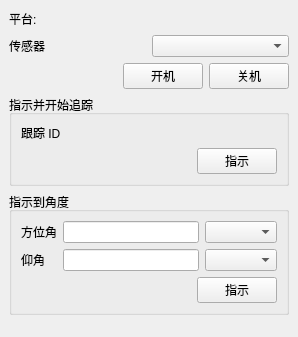
<?xml version="1.0" encoding="UTF-8"?>
<ui version="4.0">
 <class>DockWidget</class>
 <widget class="QDockWidget" name="DockWidget">
  <property name="geometry">
   <rect>
    <x>0</x>
    <y>0</y>
    <width>298</width>
    <height>337</height>
   </rect>
  </property>
  <property name="windowTitle">
   <string>传感器控制器</string>
  </property>
  <widget class="QWidget" name="dockWidget">
   <layout class="QVBoxLayout" name="verticalLayout_2">
    <item>
     <layout class="QHBoxLayout" name="horizontalLayout_5">
      <item>
       <widget class="QLabel" name="label_4">
        <property name="text">
         <string>平台:</string>
        </property>
       </widget>
      </item>
      <item>
       <spacer name="horizontalSpacer_3">
        <property name="orientation">
         <enum>Qt::Horizontal</enum>
        </property>
        <property name="sizeHint" stdset="0">
         <size>
          <width>40</width>
          <height>20</height>
         </size>
        </property>
       </spacer>
      </item>
      <item>
       <widget class="QLabel" name="platformLabel">
        <property name="text">
         <string/>
        </property>
       </widget>
      </item>
     </layout>
    </item>
    <item>
     <layout class="QHBoxLayout" name="horizontalLayout_2">
      <item>
       <widget class="QLabel" name="label">
        <property name="text">
         <string>传感器</string>
        </property>
       </widget>
      </item>
      <item>
       <widget class="QComboBox" name="sensorComboBox"/>
      </item>
     </layout>
    </item>
    <item>
     <layout class="QHBoxLayout" name="horizontalLayout_3">
      <item>
       <spacer name="horizontalSpacer_2">
        <property name="orientation">
         <enum>Qt::Horizontal</enum>
        </property>
        <property name="sizeHint" stdset="0">
         <size>
          <width>40</width>
          <height>20</height>
         </size>
        </property>
       </spacer>
      </item>
      <item>
       <widget class="QPushButton" name="turnOnPushButton">
        <property name="text">
         <string>开机</string>
        </property>
       </widget>
      </item>
      <item>
       <widget class="QPushButton" name="turnOffPushButton">
        <property name="text">
         <string>关机</string>
        </property>
       </widget>
      </item>
     </layout>
    </item>
    <item>
     <widget class="QGroupBox" name="trackGroupBox">
      <property name="title">
       <string>指示并开始追踪</string>
      </property>
      <property name="checkable">
       <bool>false</bool>
      </property>
      <layout class="QVBoxLayout" name="verticalLayout_3">
       <item>
        <layout class="QHBoxLayout" name="horizontalLayout_4">
         <item>
          <widget class="QLabel" name="label_5">
           <property name="text">
            <string>跟踪 ID</string>
           </property>
          </widget>
         </item>
         <item>
          <widget class="wkf::TrackWidget" name="trackSelector" native="true"/>
         </item>
        </layout>
       </item>
       <item>
        <layout class="QHBoxLayout" name="horizontalLayout_6">
         <item>
          <spacer name="horizontalSpacer_4">
           <property name="orientation">
            <enum>Qt::Horizontal</enum>
           </property>
           <property name="sizeHint" stdset="0">
            <size>
             <width>40</width>
             <height>20</height>
            </size>
           </property>
          </spacer>
         </item>
         <item>
          <widget class="QPushButton" name="cueToTrackPushButton">
           <property name="text">
            <string>指示</string>
           </property>
          </widget>
         </item>
        </layout>
       </item>
      </layout>
     </widget>
    </item>
    <item>
     <widget class="QGroupBox" name="angleGroupBox">
      <property name="title">
       <string>指示到角度</string>
      </property>
      <property name="checkable">
       <bool>false</bool>
      </property>
      <layout class="QVBoxLayout" name="verticalLayout">
       <item>
        <layout class="QGridLayout" name="gridLayout">
         <item row="0" column="0">
          <widget class="QLabel" name="label_2">
           <property name="text">
            <string>方位角</string>
           </property>
          </widget>
         </item>
         <item row="2" column="0">
          <widget class="QLabel" name="label_3">
           <property name="text">
            <string>仰角</string>
           </property>
          </widget>
         </item>
         <item row="2" column="1">
          <widget class="QLineEdit" name="elevationLineEdit"/>
         </item>
         <item row="0" column="1">
          <widget class="QLineEdit" name="azimuthLineEdit"/>
         </item>
         <item row="0" column="2">
          <widget class="wkf::AngleComboBox" name="azUnitsComboBox"/>
         </item>
         <item row="2" column="2">
          <widget class="wkf::AngleComboBox" name="elUnitsComboBox"/>
         </item>
        </layout>
       </item>
       <item>
        <layout class="QHBoxLayout" name="horizontalLayout_7">
         <item>
          <spacer name="horizontalSpacer_5">
           <property name="orientation">
            <enum>Qt::Horizontal</enum>
           </property>
           <property name="sizeHint" stdset="0">
            <size>
             <width>40</width>
             <height>20</height>
            </size>
           </property>
          </spacer>
         </item>
         <item>
          <widget class="QPushButton" name="cueToAnglePushButton">
           <property name="text">
            <string>指示</string>
           </property>
          </widget>
         </item>
        </layout>
       </item>
      </layout>
     </widget>
    </item>
    <item>
     <spacer name="verticalSpacer">
      <property name="orientation">
       <enum>Qt::Vertical</enum>
      </property>
      <property name="sizeHint" stdset="0">
       <size>
        <width>20</width>
        <height>40</height>
       </size>
      </property>
     </spacer>
    </item>
   </layout>
  </widget>
 </widget>
 <customwidgets>
  <customwidget>
   <class>wkf::TrackWidget</class>
   <extends>QWidget</extends>
   <header>WkfSelectorWidgets.hpp</header>
   <container>1</container>
  </customwidget>
  <customwidget>
   <class>wkf::AngleComboBox</class>
   <extends>QComboBox</extends>
   <header>WkfUnitComboBox.hpp</header>
  </customwidget>
 </customwidgets>
 <resources/>
 <connections/>
</ui>
